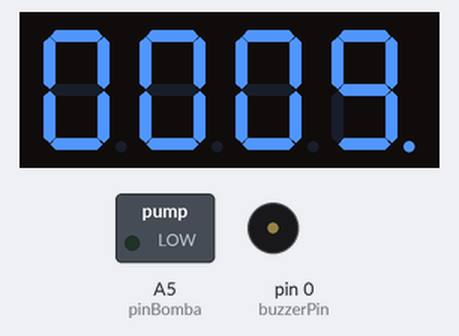
Bench run of a sketch on a simulated Arduino Uno, built with avr-gcc and run on an emulated ATmega328P. On the bench: 4-digit seven-segment display, switched loads named in the sketch (green lamp = pin HIGH), buzzer (waves = sounding).

Above: at 0.1 s.
At 9.1 s:
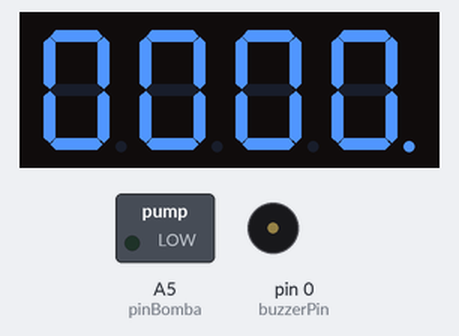
At 22.1 s:
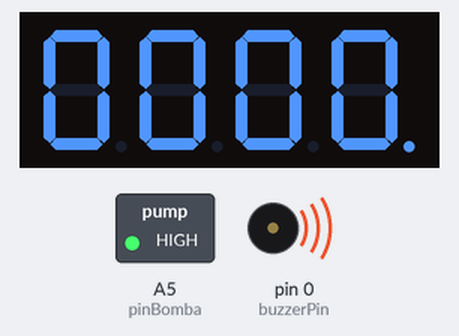
At 35.1 s:
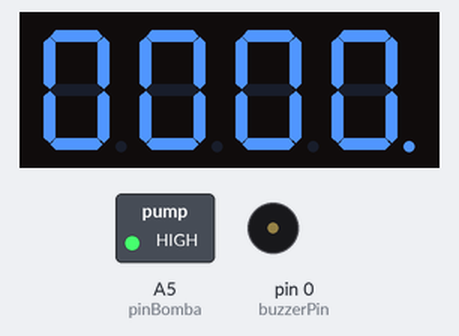
Timing chart, 0 to 37.5 s (numbered marks = the images above):
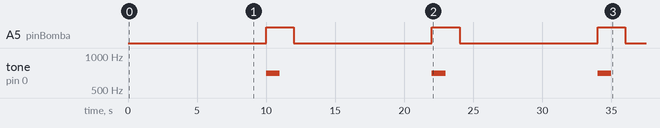

The sketch:

taser_timer.ino
```cpp
#include "SevSeg.h"

SevSeg sevseg;
const int buzzerPin = 0;
const int pinBomba = A5;
const unsigned long countdownDuration = 10000; // 10 seconds

void setup() {
  pinMode(buzzerPin, OUTPUT);
  pinMode(pinBomba, OUTPUT);

  byte numDigits = 4;
  byte digitPins[] = {10, 11, 12, 13};
  byte segmentPins[] = {9, 2, 3, 5, 6, 8, 7, 4};

  bool resistorsOnSegments = false;
  byte hardwareConfig = COMMON_ANODE; // Change to COMMON_CATHODE if ur using a common cathode display
  bool updateWithDelays = false;
  bool leadingZeros = true; // Display leading zeros
  bool disableDecPoint = true; // Disable the decimal point

  sevseg.begin(hardwareConfig, numDigits, digitPins, segmentPins, resistorsOnSegments,
               updateWithDelays, leadingZeros, disableDecPoint);
  sevseg.setBrightness(90);
}

void loop() {
  unsigned long startTime = millis();
  unsigned long endTime = startTime + countdownDuration;

  while (millis() < endTime) {
    unsigned long remainingTime = endTime - millis();
    displayCountdown(remainingTime);
  }

  digitalWrite(pinBomba, HIGH);
  tone(buzzerPin, 700, 1000);
  delay(2000);
  digitalWrite(pinBomba, LOW);
}

void displayCountdown(unsigned long remainingTime) {
  unsigned long seconds = remainingTime / 1000;
  unsigned int minutes = seconds / 60;
  unsigned int secondsLeft = seconds % 60;

  // Convert minutes and seconds to a 4-digit number
  unsigned int displayNumber = minutes * 100 + secondsLeft;
  sevseg.setNumber(displayNumber, 0);
  sevseg.refreshDisplay();
}
```

Measured:
- by itself, A5 (pinBomba): alternates HIGH for 2.0 s and LOW for 10.0 s
- by itself, tone on pin 0 (buzzerPin): alternates 700 Hz for 1.0 s and silent for 11.0 s
- what the display in image 1 shows lasts 3.0 s, from 9.0 s to 12.0 s
